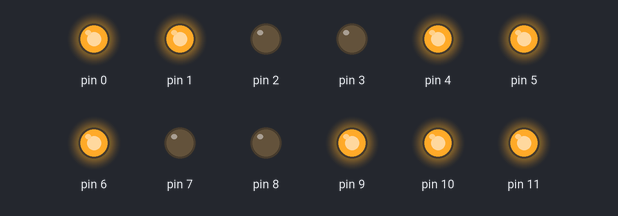
Simulated run of this sketch. Board: Arduino Uno, built with avr-gcc and run on an emulated ATmega328P. Shown: output pins drawn as LEDs (lit = HIGH).

Above: at 0.1 s.
Timing chart, 0 to 1.6 s (numbered marks = the images above):
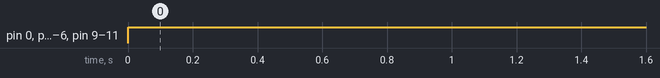

The sketch:

LV08_ZAD01.ino
```cpp
int nDelay = 500;

void setup() {
  pinMode(0, OUTPUT);
  pinMode(1, OUTPUT);
  pinMode(2, OUTPUT);
  pinMode(3, OUTPUT);
  pinMode(4, OUTPUT);
  pinMode(5, OUTPUT);
  pinMode(6, OUTPUT);
  pinMode(7, OUTPUT);
  pinMode(8, OUTPUT);
  pinMode(9, OUTPUT);
  pinMode(10, OUTPUT);
  pinMode(11, OUTPUT);


}

void loop() {
  // slovo P
  digitalWrite(0,1);  // A
  digitalWrite(1,1);  // B
  digitalWrite(2,0);  // C
  digitalWrite(3,0);  // D
  digitalWrite(4,1);  // E
  digitalWrite(5,1);  // F
  digitalWrite(6,1);  // G
  digitalWrite(7,0);  // DP

  // odabir segmenta
  digitalWrite(8,0);  // odabran prvi segment
  digitalWrite(9,1);
  digitalWrite(10,1);
  digitalWrite(11,1);
  delay(nDelay);
}
```

Measured:
- by itself, pin 0, pin 1, pin 4–6, pin 9–11: LOW → HIGH at 0.00 s
